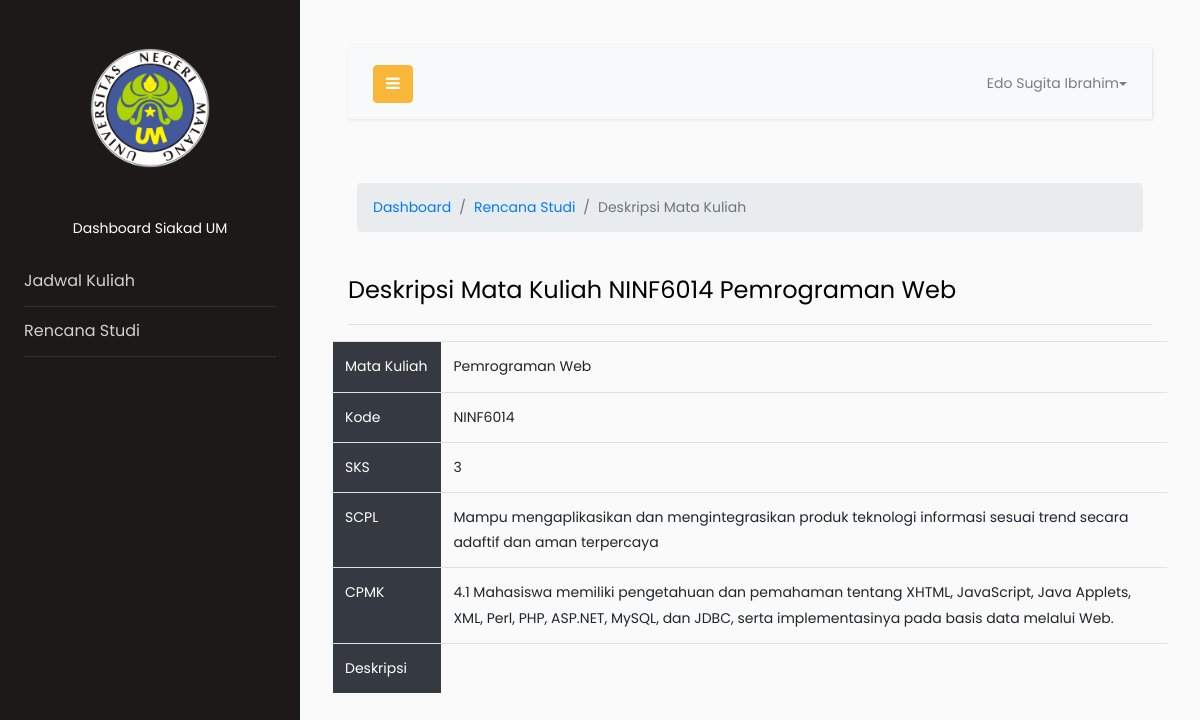
/detail.php?id=1 (signed in), run on the app's committed database.
### tables this page shows
CREATE TABLE `mahasiswa` (
  `nim` int(11) NOT NULL,
  `nama` varchar(50) NOT NULL,
  `prodi` varchar(50) NOT NULL,
  `fakultas` varchar(50) NOT NULL,
  `angkatan` int(11) NOT NULL,
  `alamat` varchar(50) NOT NULL,
  `email` varchar(255) NOT NULL,
  `password` varchar(255) NOT NULL,
  `picture` varchar(255) DEFAULT NULL
);

CREATE TABLE `matakuliah` (
  `id_matkul` int(11) NOT NULL,
  `nama_matkul` varchar(50) NOT NULL,
  `kode_matkul` varchar(50) NOT NULL,
  `sks` int(11) NOT NULL,
  `scpl` varchar(255) NOT NULL,
  `cpmk` text NOT NULL,
  `deskripsi` text DEFAULT NULL,
  `kelas` varchar(50) NOT NULL,
  `offr` varchar(11) NOT NULL,
  `angkatan` int(11) NOT NULL,
  `jam` varchar(50) NOT NULL,
  `hari` varchar(50) NOT NULL,
  `ruangan` varchar(255) NOT NULL,
  `id_dosen` int(11) NOT NULL
);

### detail.php (the view, shortened to what this page needs)
<?php
require_once 'proses.php';
$id = !empty($_GET['id']) ? $_GET['id'] : '';
$data = mysqli_query($conn, "SELECT * FROM matakuliah WHERE id_matkul = '$id'");
require_once 'navbar.php';
?>
<div class="row">
    <div class="col-md-12 p-4 p-md-4">
        <nav aria-label="breadcrumb">
            <ol class="breadcrumb">
                <li class="breadcrumb-item active" aria-current="page"><a class="color" href="home.php">Dashboard</a></li>
                <li class="breadcrumb-item active" aria-current="page"><a class="color" href="rencanastudi.php">Rencana Studi</a></li>
                <li class="breadcrumb-item active" aria-current="page">Deskripsi Mata Kuliah</li>
            </ol>
        </nav>
    </div>
    <?php while ($matkul = mysqli_fetch_assoc($data)) : ?>
        <div class="col-md-12">
            <h4>Deskripsi Mata Kuliah <?= $matkul['kode_matkul'] . ' ' . $matkul['nama_matkul']; ?></h4>
            <hr>
        </div>
        <div class="row">
            <div class="col-md-12">
                <table class="table">
                    <tr>
                        <td style="background-color: #343a40; color: #fff; width: 13%;">Mata Kuliah</td>
                        <td><?= $matkul['nama_matkul']; ?></td>
                    </tr>
                    <tr>
                        <td style="background-color: #343a40; color: #fff;">Kode</td>
                        <td><?= $matkul['kode_matkul']; ?></td>
                    </tr>
                    <tr>
                        <td style="background-color: #343a40; color: #fff;">SKS</td>
                        <td><?= $matkul['sks']; ?></td>
                    </tr>
                    <tr>
                        <td style="background-color: #343a40; color: #fff;">SCPL</td>
                        <td><?= $matkul['scpl']; ?></td>
                    </tr>
                    <tr>
                        <td style="background-color: #343a40; color: #fff;">CPMK</td>
                        <td><?= $matkul['cpmk']; ?></td>
                    </tr>
                    <tr>
                        <td style="background-color: #343a40; color: #fff;">Deskripsi</td>
                        <td><?= $matkul['deskripsi']; ?></td>
                    </tr>
                </table>
            </div>
        </div>
    <?php endwhile; ?>
</div>
<?php
require_once 'footer.php';
?>

### navbar.php (shortened to what this page needs)
<?php
require_once 'proses.php';
$email = isset($_SESSION['email']) ? $_SESSION['email'] : '';
$result = mysqli_query($conn, "SELECT * FROM mahasiswa WHERE email = '$email'");
$row = mysqli_fetch_assoc($result);
?>
<!DOCTYPE html>
<html lang="en">
<head>
    <link rel="stylesheet" href="css/bootstrap.css">
    <link rel="stylesheet" href="https://stackpath.bootstrapcdn.com/font-awesome/4.7.0/css/font-awesome.min.css">
    <link rel="stylesheet" href="css/nav.css">
    <link rel="stylesheet" href="css/style.css">
</head>
<body>
    <div class="wrapper d-flex align-items-stretch">
        <nav id="sidebar">
            <div class="p-4 pt-5">
                <a href="home.php" class="img logo rounded-circle mb-5" style="background-image: url(img/logo.png);"></a>
                <center>
                    <p>Dashboard Siakad UM</p>
                </center>
                <ul class="list-unstyled components mb-5">
                    <li>
                        <a href="jadwal.php">Jadwal Kuliah</a>
                    </li>
                    <li>
                        <a href="rencanastudi.php">Rencana Studi</a>
                    </li>
                </ul>
            </div>
        </nav>
        <div id="content" class="p-4 p-md-5">
            <nav class="navbar navbar-expand-lg navbar-light bg-light">
                <div class="container-fluid">
                    <button type="button" id="sidebarCollapse" class="btn btn-primary">
                        <i class="fa fa-bars"></i>
                    </button>
                    <ul class="nav navbar-nav ml-auto">
                        <li class="nav-item dropdown">
                            <a class="nav-link dropdown-toggle" href="#" id="navbarDropdown" role="button" data-toggle="dropdown" aria-haspopup="true" aria-expanded="false">
                                <?= $row['nama']; ?>
                            </a>
                        </li>
                    </ul>
                </div>
            </nav>

### data on the page
mahasiswa: nama "Edo Sugita Ibrahim"
matakuliah: kode_matkul "NINF6014", nama_matkul "Pemrograman Web", sks "3", scpl "Mampu mengaplikasikan dan mengintegrasikan produk teknologi informasi sesuai trend secara adaftif dan aman terpercaya", cpmk "4.1 Mahasiswa memiliki pengetahuan dan pemahaman tentang XHTML, JavaScript, Java Applets, XML, Perl, PHP, ASP.NET, MySQL, dan JDBC, serta implementasinya pada basis data melalui Web."
